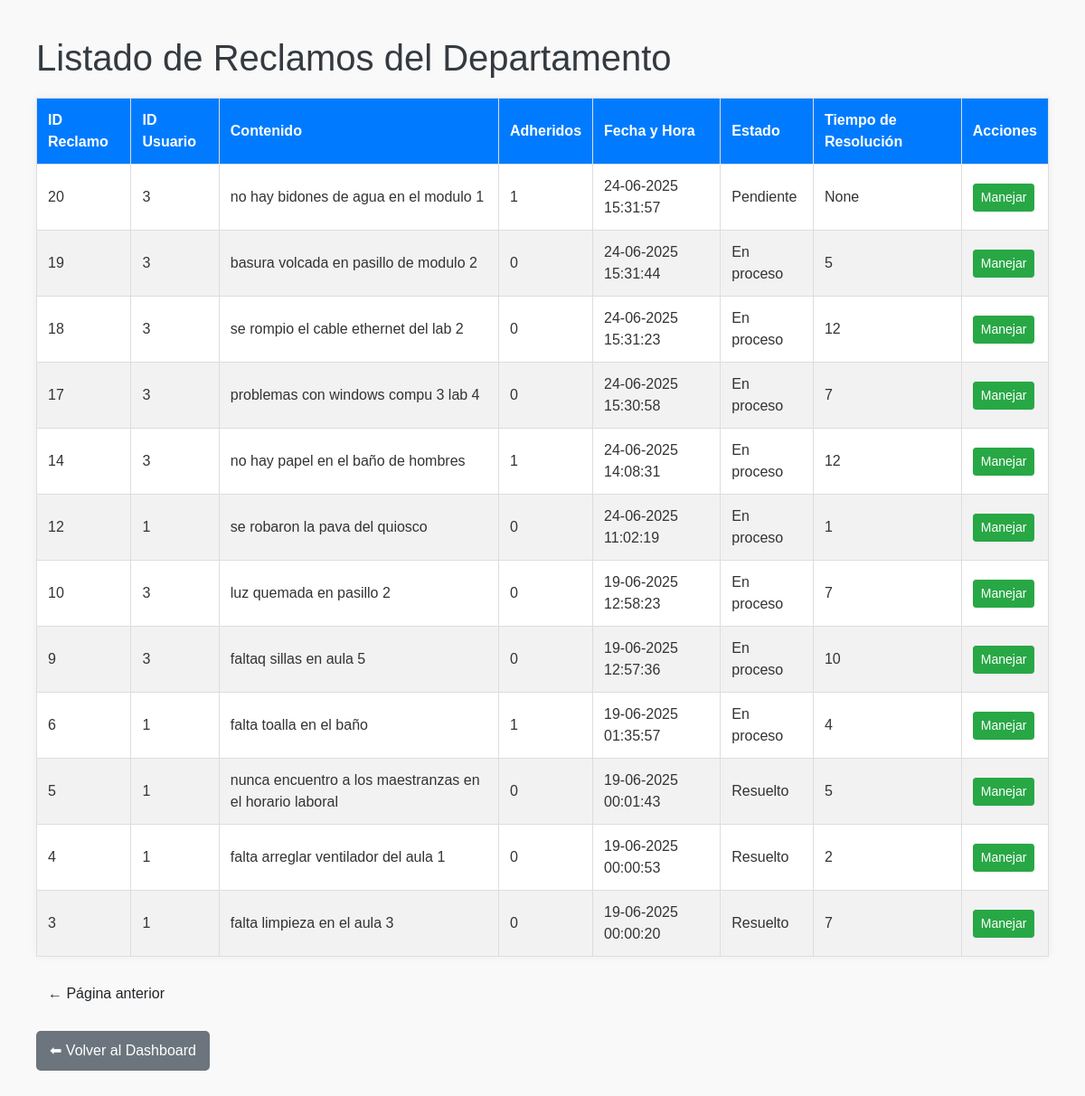
Screenshot of /manejar_reclamos/Maestranza?page=2 with the database file from the repository.
### modules/modelos.py (models this page shows)
class ModeloReclamo(Base):
    __tablename__ = 'reclamos'
    id_reclamo = Column(Integer(), primary_key=True)
    id_creador = Column(Integer(), nullable=False)
    estado = Column(String(20), nullable=False)
    contenido = Column(String(1000), nullable=False)
    r_imagen = Column(String(255))
    fecha_y_hora = Column(DateTime, nullable=False, default=func.now())
    departamento = Column(String(50))
    tiempo_en_proceso = Column(Integer())

### server.py (the view)
@app.route('/manejar_reclamos/<departamento>')
def manejar_reclamos(departamento):
    page = request.args.get('page', 1, type=int)
    per_page = 20
    rol = session.get('rol')
    try:
        reclamos, total = gestor_reclamos.listar_reclamos_paginados(page=page, per_page=per_page, departamento=departamento)
        return render_template("manejar_reclamos.html", reclamos=reclamos,departamento=departamento, page=page, per_page=per_page, total=total, rol=rol)
    except Exception as e:
        flash(str(e), 'danger')
        return render_template("manejar_reclamos.html", reclamos=[], departamento=departamento, page=1, per_page=per_page, total=0)

### modules/dominio.py (called while the page is built)
    @property
    def id_reclamo(self):
        return self.__id_reclamo

    @property
    def id_creador(self):
        return self.__id_creador

    @property
    def estado(self):
        return self.__estado

    @property
    def fecha_y_hora(self):
        return self.__fecha_y_hora

    @property
    def contenido(self):
        return self.__contenido

    @property
    def departamento(self):
        return self.__departamento

    @property
    def tiempo_en_proceso(self):
        return self.__tiempo_en_proceso

    @property
    def r_imagen(self):
        return self.__r_imagen

    @id_reclamo.setter
    def id_reclamo(self, id_reclamo):
        if id_reclamo != None:
            if not isinstance(id_reclamo, int):
                raise ValueError("El id del reclamo debe ser un número entero")
            self.__id_reclamo = id_reclamo
        else:
            self.__id_reclamo = None

    @id_creador.setter
    def id_creador(self, id_creador):
        if id_creador != None:
            if not isinstance(id_creador, int):
                raise ValueError("El id del creador debe ser un número entero")
            self.__id_creador = id_creador
        else:
            self.__id_creador = None

    @estado.setter
    def estado(self, estado):
        estados_validos = ["Pendiente", "En proceso", "Resuelto", "Invalido"]
        if estado not in estados_validos:
            raise ValueError(f"Estado inválido. Debe ser uno de: {', '.join(estados_validos)}.")
        self.__estado = estado

    @fecha_y_hora.setter
    def fecha_y_hora(self, fecha_y_hora):
        if not isinstance(fecha_y_hora, datetime):
            raise ValueError("La fecha y hora debe ser un objeto datetime.")
        self.__fecha_y_hora = fecha_y_hora

    @contenido.setter
    def contenido(self, contenido):
        if not isinstance(contenido, str) or not contenido.strip():
            raise ValueError("El contenido del reclamo no puede estar vacío.")
        self.__contenido = contenido.strip()

    @departamento.setter # Esto tiene que ser de tipo Departamento en vez de str
    def departamento(self, departamento):
        if not isinstance(departamento, str) or not departamento.strip():
            raise ValueError("El departamento no puede estar vacío.")
        self.__departamento = departamento.strip().title()

### templates/manejar_reclamos.html (shortened to what this page needs)
<!DOCTYPE html>
<html lang="es">
<head>
    <link rel="stylesheet" href="https://stackpath.bootstrapcdn.com/bootstrap/4.5.2/css/bootstrap.min.css">
</head>
<body>
    <h1>Listado de Reclamos del Departamento</h1>
    <table>
        <thead>
            <tr>
                <th>ID Reclamo</th>
                <th>ID Usuario</th>
                <th>Contenido</th>
                <th>Adheridos</th>
                <th>Fecha y Hora</th>
                <th>Estado</th>
                <th>Tiempo de Resolución</th>
                <th>Acciones</th>
            </tr>
        </thead>
        <tbody>
            {% for reclamo in reclamos %}
            <tr>
                <td>{{ reclamo.id_reclamo }}</td>
                <td>{{ reclamo.id_creador }}</td>
                <td>{{ reclamo.contenido }}</td>
                <td>{{ reclamo.n_adherentes }}</td>
                <td>{{ reclamo.fecha_y_hora }}</td>
                <td>{{ reclamo.estado }}</td>
                <td>{{ reclamo.tiempo_en_proceso }}</td>
                <td>
                    <form action="{{ url_for('iniciar_resolucion', id_reclamo=reclamo.id_reclamo) }}" method="GET">
                        <button type="submit" class="btn btn-success btn-sm">Manejar</button>
                    </form>
                </td>
            </tr>
            {% endfor %}
        </tbody>
    </table>
    <div style="margin-top: 20px;">
        {% if page > 1 %}
            <a href="{{ url_for('manejar_reclamos', departamento = departamento, page=page-1) }}" class="btn btn-volver">← Página anterior</a>
        {% endif %}
    </div>
    <a href="{{ url_for('jefe_dashboard') }}" class="volver">⬅ Volver al Dashboard</a>
</body>
</html>

### templates/manejar_reclamos.html (style rules this page uses)
body { font-family: Arial, sans-serif; margin: 40px; background-color: #f9f9f9; color: #333; }
h1 { color: #343a40; margin-bottom: 20px; }
table { width: 100%; border-collapse: collapse; background: #fff; box-shadow: 0 0 10px rgba(0,0,0,0.05); }
th, td { padding: 12px; border: 1px solid #ddd; text-align: left; }
th { background-color: #007bff; color: white; }
tr:nth-child(even) { background-color: #f2f2f2; }
.btn { margin: 2px 0; }
.volver { margin-top: 20px; display: inline-block; background-color: #6c757d; color: white; padding: 10px 15px; text-decoration: none; border-radius: 5px; }

### rows the page displays
ModeloReclamo: id_reclamo "20", id_creador "3", contenido "no hay bidones de agua en el modulo 1", n_adherentes "1", fecha_y_hora "24-06-2025 15:31:57", estado "Pendiente", tiempo_en_proceso "None"
ModeloReclamo: id_reclamo "19", id_creador "3", contenido "basura volcada en pasillo de modulo 2", n_adherentes "0", fecha_y_hora "24-06-2025 15:31:44", estado "En proceso", tiempo_en_proceso "5"
ModeloReclamo: id_reclamo "18", id_creador "3", contenido "se rompio el cable ethernet del lab 2", n_adherentes "0", fecha_y_hora "24-06-2025 15:31:23", estado "En proceso", tiempo_en_proceso "12"
ModeloReclamo: id_reclamo "17", id_creador "3", contenido "problemas con windows compu 3 lab 4", n_adherentes "0", fecha_y_hora "24-06-2025 15:30:58", estado "En proceso", tiempo_en_proceso "7"
ModeloReclamo: id_reclamo "14", id_creador "3", contenido "no hay papel en el baño de hombres", n_adherentes "1", fecha_y_hora "24-06-2025 14:08:31", estado "En proceso", tiempo_en_proceso "12"
ModeloReclamo: id_reclamo "12", id_creador "1", contenido "se robaron la pava del quiosco", n_adherentes "0", fecha_y_hora "24-06-2025 11:02:19", estado "En proceso", tiempo_en_proceso "1"
ModeloReclamo: id_reclamo "10", id_creador "3", contenido "luz quemada en pasillo 2", n_adherentes "0", fecha_y_hora "19-06-2025 12:58:23", estado "En proceso", tiempo_en_proceso "7"
ModeloReclamo: id_reclamo "9", id_creador "3", contenido "faltaq sillas en aula 5", n_adherentes "0", fecha_y_hora "19-06-2025 12:57:36", estado "En proceso", tiempo_en_proceso "10"
ModeloReclamo: id_reclamo "6", id_creador "1", contenido "falta toalla en el baño", n_adherentes "1", fecha_y_hora "19-06-2025 01:35:57", estado "En proceso", tiempo_en_proceso "4"
ModeloReclamo: id_reclamo "5", id_creador "1", contenido "nunca encuentro a los maestranzas en el horario laboral", n_adherentes "0", fecha_y_hora "19-06-2025 00:01:43", estado "Resuelto", tiempo_en_proceso "5"
ModeloReclamo: id_reclamo "4", id_creador "1", contenido "falta arreglar ventilador del aula 1", n_adherentes "0", fecha_y_hora "19-06-2025 00:00:53", estado "Resuelto", tiempo_en_proceso "2"
ModeloReclamo: id_reclamo "3", id_creador "1", contenido "falta limpieza en el aula 3", n_adherentes "0", fecha_y_hora "19-06-2025 00:00:20", estado "Resuelto", tiempo_en_proceso "7"
